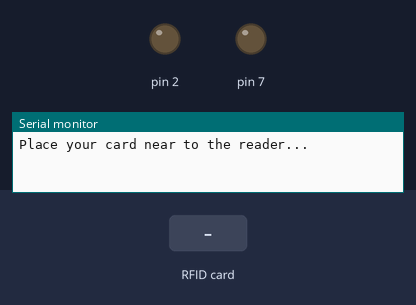
The sketch below on a simulated Arduino Uno, built with avr-gcc and run on an emulated ATmega328P. On the bench: output pins drawn as LEDs (lit = HIGH), the last lines printed to the serial monitor. The test bench sets the inputs (shaded band). Pins used as bus, display or sensor lines are not drawn.

Above: at 1.2 s.
1.3 s: RFID card 39 B1 49 43 held to the reader
At 1.6 s:
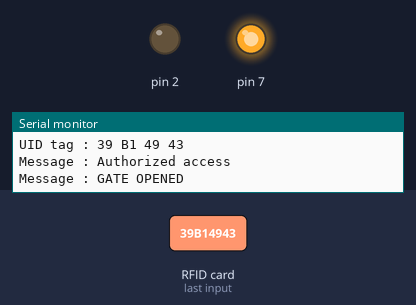
4.3 s: RFID card 5E 7A 19 C4 held to the reader
At 5.1 s:
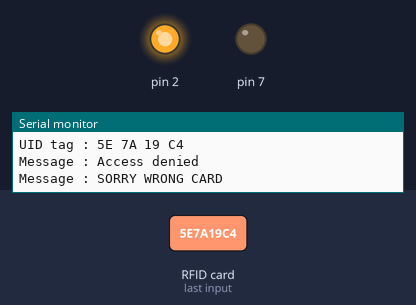
Timing chart, 0 to 7.3 s (numbered marks = the images above; inputs shaded):
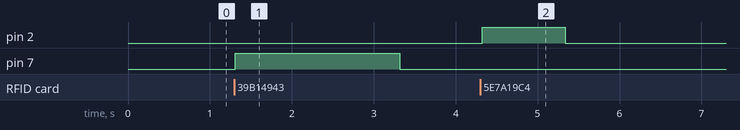

The sketch:

main.ino
```cpp
#include <SPI.h>
#include <MFRC522.h>

#define SS_PIN 10
#define RST_PIN 9
MFRC522 mfrc522(SS_PIN, RST_PIN);   // Create MFRC522 instance.

void setup()
{

  pinMode(2,OUTPUT);
  pinMode(7,OUTPUT);
  Serial.begin(9600);   // Initiate a serial communication
  SPI.begin();      // Initiate  SPI bus
  mfrc522.PCD_Init();   // Initiate MFRC522
  Serial.println("Place your card near to the reader...");
  Serial.println();

}
void loop()
{
  // Look for new cards
  if ( ! mfrc522.PICC_IsNewCardPresent())
  {
    return;
  }
  // Select one of the cards
  if ( ! mfrc522.PICC_ReadCardSerial())
  {
    return;
  }
  //Show UID on serial monitor
  Serial.print("UID tag :");
  String content= "";
  byte letter;
  for (byte i = 0; i < mfrc522.uid.size; i++)
  {
     Serial.print(mfrc522.uid.uidByte[i] < 0x10 ? " 0" : " ");
     Serial.print(mfrc522.uid.uidByte[i], HEX);
     content.concat(String(mfrc522.uid.uidByte[i] < 0x10 ? " 0" : " "));
     content.concat(String(mfrc522.uid.uidByte[i], HEX));
  }
  Serial.println();
  Serial.print("Message : ");
  content.toUpperCase();
  if (content.substring(1) == "39 B1 49 43") //change here the UID of the card/cards that you want to give access
  {

    digitalWrite(7,HIGH);
    Serial.println("Authorized access");
    Serial.println("Message : GATE OPENED");
    delay(2000);
    digitalWrite(7,LOW);
    Serial.println("Message : GATE CLOSED");

  }

 else   {
    digitalWrite(2,HIGH);
    Serial.println("Access denied");
    Serial.println("Message : SORRY WRONG CARD ");
    delay(1000);
    digitalWrite(2,LOW);
  }
}
```

Measured:
- after the input at 1.3 s, pin 7: LOW → HIGH at once, → LOW 2.0 s later
- after the input at 4.3 s, pin 2: LOW → HIGH at once, → LOW 1.0 s later
